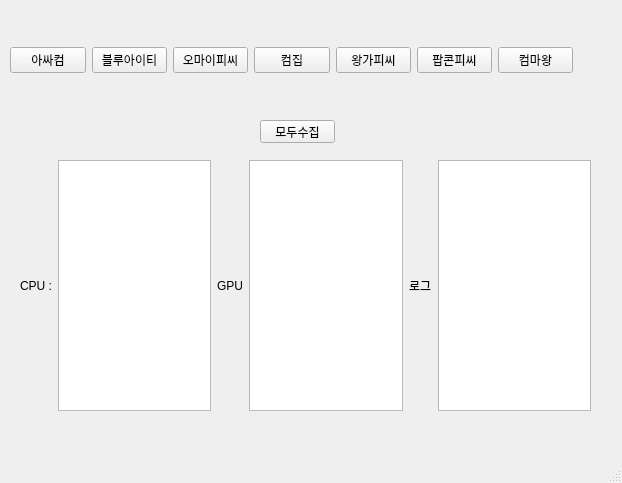
<?xml version="1.0" encoding="UTF-8"?>
<ui version="4.0">
 <class>MainWindow</class>
 <widget class="QMainWindow" name="MainWindow">
  <property name="geometry">
   <rect>
    <x>0</x>
    <y>0</y>
    <width>622</width>
    <height>483</height>
   </rect>
  </property>
  <property name="windowTitle">
   <string>MainWindow</string>
  </property>
  <widget class="QWidget" name="centralwidget">
   <widget class="QWidget" name="horizontalLayoutWidget">
    <property name="geometry">
     <rect>
      <x>10</x>
      <y>20</y>
      <width>563</width>
      <height>80</height>
     </rect>
    </property>
    <layout class="QHBoxLayout" name="horizontalLayout">
     <item>
      <widget class="QPushButton" name="AssacomButton">
       <property name="text">
        <string>아싸컴</string>
       </property>
      </widget>
     </item>
     <item>
      <widget class="QPushButton" name="BlueitButton">
       <property name="text">
        <string>블루아이티</string>
       </property>
      </widget>
     </item>
     <item>
      <widget class="QPushButton" name="OhmypcButton">
       <property name="text">
        <string>오마이피씨</string>
       </property>
      </widget>
     </item>
     <item>
      <widget class="QPushButton" name="ComzipButton">
       <property name="text">
        <string>컴집</string>
       </property>
      </widget>
     </item>
     <item>
      <widget class="QPushButton" name="WanggapcButton">
       <property name="text">
        <string>왕가피씨</string>
       </property>
      </widget>
     </item>
     <item>
      <widget class="QPushButton" name="PopconpcButton">
       <property name="text">
        <string>팝콘피씨</string>
       </property>
      </widget>
     </item>
     <item>
      <widget class="QPushButton" name="CommawangButton">
       <property name="text">
        <string>컴마왕</string>
       </property>
      </widget>
     </item>
    </layout>
   </widget>
   <widget class="QWidget" name="horizontalLayoutWidget_2">
    <property name="geometry">
     <rect>
      <x>20</x>
      <y>160</y>
      <width>571</width>
      <height>251</height>
     </rect>
    </property>
    <layout class="QHBoxLayout" name="horizontalLayout_2">
     <item>
      <widget class="QLabel" name="label">
       <property name="text">
        <string>CPU :</string>
       </property>
      </widget>
     </item>
     <item>
      <widget class="QPlainTextEdit" name="CPUText"/>
     </item>
     <item>
      <widget class="QLabel" name="label_2">
       <property name="text">
        <string>GPU</string>
       </property>
      </widget>
     </item>
     <item>
      <widget class="QPlainTextEdit" name="GPUText"/>
     </item>
     <item>
      <widget class="QLabel" name="label_3">
       <property name="text">
        <string>로그</string>
       </property>
      </widget>
     </item>
     <item>
      <widget class="QPlainTextEdit" name="plainTextEdit"/>
     </item>
    </layout>
   </widget>
   <widget class="QPushButton" name="AllButton">
    <property name="geometry">
     <rect>
      <x>260</x>
      <y>120</y>
      <width>75</width>
      <height>23</height>
     </rect>
    </property>
    <property name="text">
     <string>모두수집</string>
    </property>
   </widget>
  </widget>
  <widget class="QMenuBar" name="menubar">
   <property name="geometry">
    <rect>
     <x>0</x>
     <y>0</y>
     <width>622</width>
     <height>21</height>
    </rect>
   </property>
  </widget>
  <widget class="QStatusBar" name="statusbar"/>
 </widget>
 <resources/>
 <connections/>
</ui>
